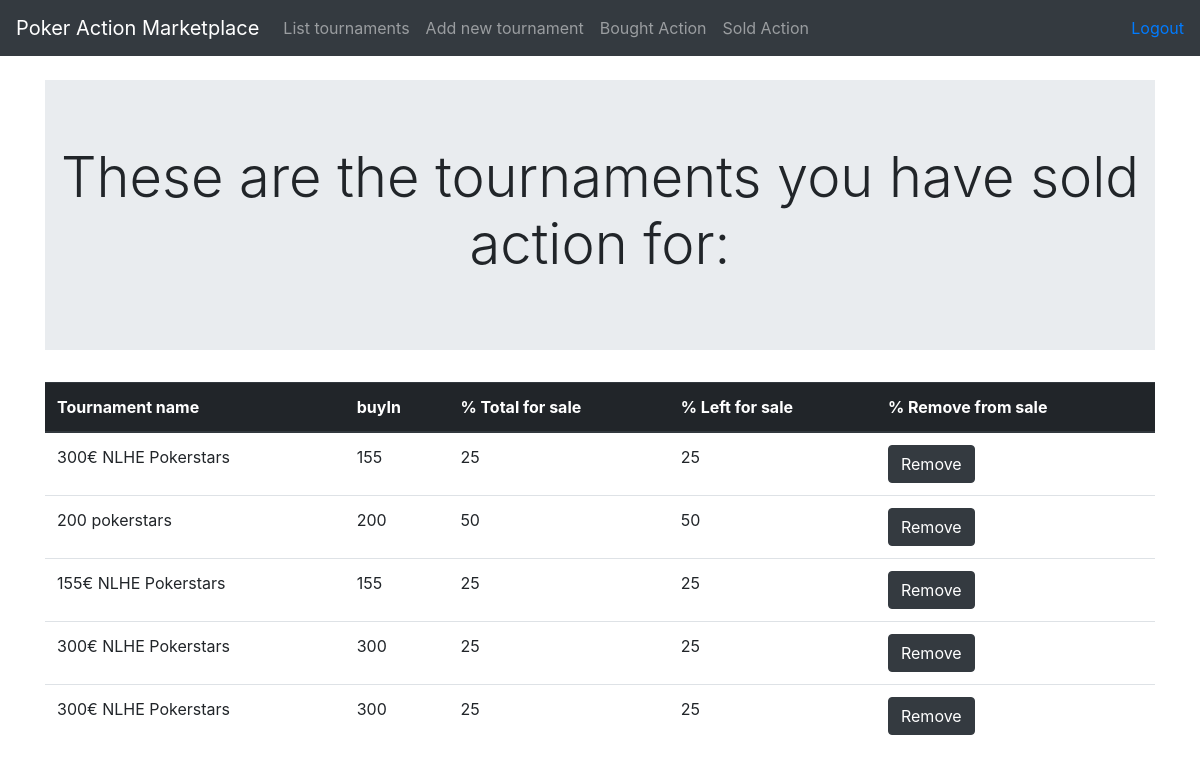
/tournaments/sold (signed in), run on the app's committed database.
### application/tournamentPackages/models.py (models this page shows, shortened)
class TournamentPackage(Base):
    tournament = db.Column(db.String(144), nullable=False)
    buyin = db.Column(db.Integer, nullable=False)
    pcttobesold = db.Column(db.Integer, nullable=False)
    pctleft = db.Column(db.Integer, nullable=False)
    account_id = db.Column(db.Integer, db.ForeignKey('account.id'), nullable=False)
    @staticmethod
    def tournaments_sold_action_from(id):
        stmt = text("SELECT tournament, buyin, pcttobesold, pctleft, tournament_package.id FROM tournament_package "
        "LEFT join account on tournament_package.account_id = account.id "
        "where account_id = {}".format(id))
        res = db.engine.execute(stmt)
        class soldTournaments:
            def __init__(self, tournament, buyin, pcttobesold, pctleft, id):
                self.tournament = tournament
                self.buyin = buyin
                self.pcttobesold = pcttobesold
                self.pctleft = pctleft
                self.id = id
                self.buyers = []
        tournaments = []
        for row in res:
            temp = list(row)
            tournm = soldTournaments(temp[0], temp[1], temp[2], temp[3], temp[4])
            tournaments.append(tournm)
            tournm.buyers = TournamentPackage.buyers_for_tournament(temp[4])
        return tournaments
    @staticmethod
    def buyers_for_tournament(tournamentid):
        stmt = text("SELECT buyer_id, actionboughtpct, account.name from bought_action_from_tournament LEFT JOIN account on buyer_id = account.id "
                    "where bought_action_from_tournament.tournament_package_id ={}".format(tournamentid))
        res = db.engine.execute(stmt)
        buyers = []
        for row in res:
            temp = list(row)
            buyers.append(temp)
        return buyers

### application/tournamentPackages/views.py (the view)
@app.route('/tournaments/sold', methods=["GET"])
@login_required(role="USER")
def show_sold_tournaments():
    soldtournaments = TournamentPackage.tournaments_sold_action_from(current_user.id)
    for row in soldtournaments:
        print(row.tournament)
        for tour in row.buyers:
            print(tour)
    return render_template('tournaments/sold.html', soldTournaments = soldtournaments)

### application/__init__.py (called while the page is built)
def login_required(role="ANY"):
    def wrapper(fn):
        @wraps(fn)
        def decorated_view(*args, **kwargs):
            if not current_user:
                return login_manager.unauthorized()
            if not current_user.is_authenticated:
                return login_manager.unauthorized()
            unauthorized = False
            if role != "ANY":
                unauthorized = True
                for user_role in current_user.role():
                    if user_role == role:
                        unauthorized = False
                        break
            if unauthorized:
                return login_manager.unauthorized()
            return fn(*args, **kwargs)
        return decorated_view
    return wrapper

@login_manager.user_loader
def load_user(user_id):
    return User.query.get(user_id)

### application/auth/models.py (called while the page is built)
    def role(self):
        if self.name == 'admin':
            return ['ADMIN', 'USER']
        else:
            return['USER']

### application/templates/tournaments/sold.html (shortened to what this page needs)
{% extends "layout.html" %}
{% block body %}
<div class="jumbotron jumbotron-fluid">
  <div class="container">
    <h1 class="display-4" align=center>These are the tournaments you have sold action for:</h1>
  </div>
</div>
<table class="table">
  <thead class="thead-dark">
    <th scope="col">Tournament name</th>
    <th scope="col">buyIn</th>
    <th scope="col">% Total for sale</th>
    <th scope="col">% Left for sale</th>
    <th scope="col">% Remove from sale</th>
    </thead>
{% for tournament in soldTournaments %}
<tr>
  <td>{{ tournament.tournament }}</td>
  <td>{{ tournament.buyin }}</td>
  <td>{{ tournament.pcttobesold }}</td>
  <td>{{ tournament.pctleft }}</td>
  <td><form method ="POST", action="{{ url_for('remove_tournament_from_sale', tournament_id = tournament.id) }}">
    <input type="submit" value="Remove" class="btn btn-dark">
  </form> </td>
</tr>
{% endfor %}
</table>
{% endblock %}

### data on the page
TournamentPackage: tournament "300€ NLHE Pokerstars", buyin "155", pcttobesold "25", pctleft "25"
TournamentPackage: tournament "200 pokerstars", buyin "200", pcttobesold "50", pctleft "50"
TournamentPackage: tournament "155€ NLHE Pokerstars", buyin "155", pcttobesold "25", pctleft "25"
TournamentPackage: tournament "300€ NLHE Pokerstars", buyin "300", pcttobesold "25", pctleft "25"
TournamentPackage: tournament "300€ NLHE Pokerstars", buyin "300", pcttobesold "25", pctleft "25"
